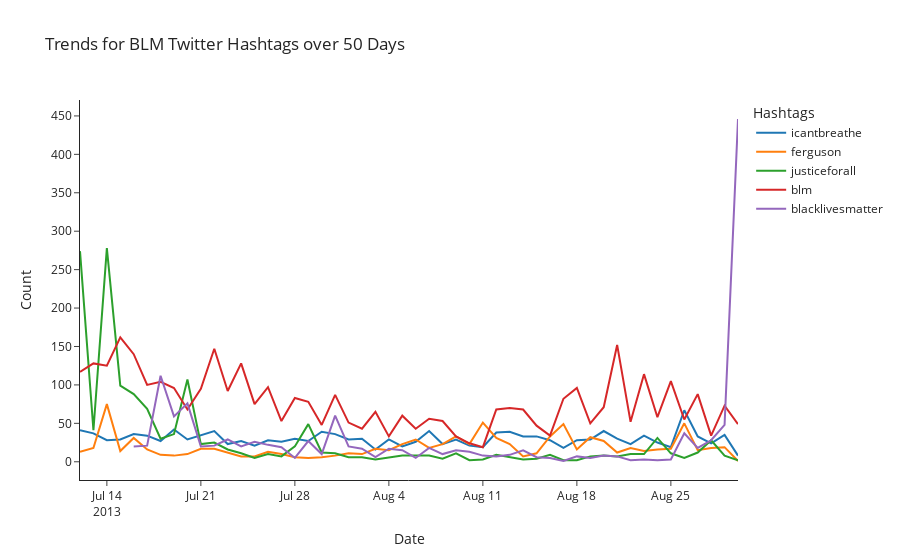

Notebook code cell kept with this figure:
### Code cell
fig = new.plot(title="Trends for BLM Twitter Hashtags over 50 Days", template="simple_white",
              labels=dict(index="Date", value="Count", variable="Hashtag1s"))
fig.show()

### Figure 1 — Plotly figure (JSON) as saved in the notebook; plotly's stock layout.template omitted (floating-point values rounded to 4 significant figures)
{"data": [{"hovertemplate": "Hashtags=icantbreathe<br>Date=%{x}<br>Count=%{y}<extra></extra>", "legendgroup": "icantbreathe", "line": {"color": "#1F77B4", "dash": "solid"}, "marker": {"symbol": "circle"}, "mode": "lines", "name": "icantbreathe", "orientation": "v", "showlegend": true, "type": "scatter", "visible": true, "x": ["2013-07-12", "2013-07-13", "2013-07-14", "2013-07-15", "2013-07-16", "2013-07-17", "2013-07-18", "2013-07-19", "2013-07-20", "2013-07-21", "2013-07-22", "2013-07-23", "2013-07-24", "2013-07-25", "2013-07-26", "2013-07-27", "2013-07-28", "2013-07-29", "2013-07-30", "2013-07-31", "2013-08-01", "2013-08-02", "2013-08-03", "2013-08-04", "2013-08-05", "2013-08-06", "2013-08-07", "2013-08-08", "2013-08-09", "2013-08-10", "2013-08-11", "2013-08-12", "2013-08-13", "2013-08-14", "2013-08-15", "2013-08-16", "2013-08-17", "2013-08-18", "2013-08-19", "2013-08-20", "2013-08-21", "2013-08-22", "2013-08-23", "2013-08-24", "2013-08-25", "2013-08-26", "2013-08-27", "2013-08-28", "2013-08-29", "2013-08-30"], "xaxis": "x", "y": [41, 37, 28, 29, 36, 34, 27, 42, 29, 34, 40, 23, 27, 21, 28, 26, 30, 27, 39, 36, 29, 30, 16, 29, 20, 26, 40, 23, 29, 21, 19, 38, 39, 33, 33, 28, 18, 28, 29, 40, 30, 23, 34, 25, 19, 67, 33, 24, 35, 8], "yaxis": "y"}, {"hovertemplate": "Hashtags=ferguson<br>Date=%{x}<br>Count=%{y}<extra></extra>", "legendgroup": "ferguson", "line": {"color": "#FF7F0E", "dash": "solid"}, "marker": {"symbol": "circle"}, "mode": "lines", "name": "ferguson", "orientation": "v", "showlegend": true, "type": "scatter", "visible": true, "x": ["2013-07-12", "2013-07-13", "2013-07-14", "2013-07-15", "2013-07-16", "2013-07-17", "2013-07-18", "2013-07-19", "2013-07-20", "2013-07-21", "2013-07-22", "2013-07-23", "2013-07-24", "2013-07-25", "2013-07-26", "2013-07-27", "2013-07-28", "2013-07-29", "2013-07-30", "2013-07-31", "2013-08-01", "2013-08-02", "2013-08-03", "2013-08-04", "2013-08-05", "2013-08-06", "2013-08-07", "2013-08-08", "2013-08-09", "2013-08-10", "2013-08-11", "2013-08-12", "2013-08-13", "2013-08-14", "2013-08-15", "2013-08-16", "2013-08-17", "2013-08-18", "2013-08-19", "2013-08-20", "2013-08-21", "2013-08-22", "2013-08-23", "2013-08-24", "2013-08-25", "2013-08-26", "2013-08-27", "2013-08-28", "2013-08-29", "2013-08-30"], "xaxis": "x", "y": [13, 18, 75, 14, 31, 16, 9, 8, 10, 17, 17, 12, 7, 7, 13, 10, 6, 5, 6, 8, 11, 10, 17, 15, 23, 29, 18, 23, 33, 23, 51, 31, 23, 7, 11, 33, 49, 16, 32, 27, 12, 18, 14, 16, 17, 50, 15, 18, 19, 1], "yaxis": "y"}, {"hovertemplate": "Hashtags=justiceforall<br>Date=%{x}<br>Count=%{y}<extra></extra>", "legendgroup": "justiceforall", "line": {"color": "#2CA02C", "dash": "solid"}, "marker": {"symbol": "circle"}, "mode": "lines", "name": "justiceforall", "orientation": "v", "showlegend": true, "type": "scatter", "visible": true, "x": ["2013-07-12", "2013-07-13", "2013-07-14", "2013-07-15", "2013-07-16", "2013-07-17", "2013-07-18", "2013-07-19", "2013-07-20", "2013-07-21", "2013-07-22", "2013-07-23", "2013-07-24", "2013-07-25", "2013-07-26", "2013-07-27", "2013-07-28", "2013-07-29", "2013-07-30", "2013-07-31", "2013-08-01", "2013-08-02", "2013-08-03", "2013-08-04", "2013-08-05", "2013-08-06", "2013-08-07", "2013-08-08", "2013-08-09", "2013-08-10", "2013-08-11", "2013-08-12", "2013-08-13", "2013-08-14", "2013-08-15", "2013-08-16", "2013-08-17", "2013-08-18", "2013-08-19", "2013-08-20", "2013-08-21", "2013-08-22", "2013-08-23", "2013-08-24", "2013-08-25", "2013-08-26", "2013-08-27", "2013-08-28", "2013-08-29", "2013-08-30"], "xaxis": "x", "y": [274, 41, 278, 99, 88, 69, 30, 36, 107, 23, 25, 16, 11, 5, 10, 7, 20, 49, 12, 11, 6, 6, 3, 6, 8, 8, 8, 4, 11, 2, 3, 9, 6, 3, 4, 9, 2, 2, 7, 8, 7, 10, 10, 31, 11, 5, 12, 28, 8, 2], "yaxis": "y"}, {"hovertemplate": "Hashtags=blm<br>Date=%{x}<br>Count=%{y}<extra></extra>", "legendgroup": "blm", "line": {"color": "#D62728", "dash": "solid"}, "marker": {"symbol": "circle"}, "mode": "lines", "name": "blm", "orientation": "v", "showlegend": true, "type": "scatter", "visible": true, "x": ["2013-07-12", "2013-07-13", "2013-07-14", "2013-07-15", "2013-07-16", "2013-07-17", "2013-07-18", "2013-07-19", "2013-07-20", "2013-07-21", "2013-07-22", "2013-07-23", "2013-07-24", "2013-07-25", "2013-07-26", "2013-07-27", "2013-07-28", "2013-07-29", "2013-07-30", "2013-07-31", "2013-08-01", "2013-08-02", "2013-08-03", "2013-08-04", "2013-08-05", "2013-08-06", "2013-08-07", "2013-08-08", "2013-08-09", "2013-08-10", "2013-08-11", "2013-08-12", "2013-08-13", "2013-08-14", "2013-08-15", "2013-08-16", "2013-08-17", "2013-08-18", "2013-08-19", "2013-08-20", "2013-08-21", "2013-08-22", "2013-08-23", "2013-08-24", "2013-08-25", "2013-08-26", "2013-08-27", "2013-08-28", "2013-08-29", "2013-08-30"], "xaxis": "x", "y": [117, 128, 125, 162, 140, 100, 104, 96, 68, 95, 147, 92, 128, 75, 97, 53, 83, 78, 48, 87, 51, 43, 65, 33, 60, 43, 56, 53, 33, 24, 19, 68, 70, 68, 47, 34, 82, 96, 50, 71, 152, 52, 114, 58, 105, 55, 88, 34, 73, 49], "yaxis": "y"}, {"hovertemplate": "Hashtags=blacklivesmatter<br>Date=%{x}<br>Count=%{y}<extra></extra>", "legendgroup": "blacklivesmatter", "line": {"color": "#9467BD", "dash": "solid"}, "marker": {"symbol": "circle"}, "mode": "lines", "name": "blacklivesmatter", "orientation": "v", "showlegend": true, "type": "scatter", "x": ["2013-07-12", "2013-07-13", "2013-07-14", "2013-07-15", "2013-07-16", "2013-07-17", "2013-07-18", "2013-07-19", "2013-07-20", "2013-07-21", "2013-07-22", "2013-07-23", "2013-07-24", "2013-07-25", "2013-07-26", "2013-07-27", "2013-07-28", "2013-07-29", "2013-07-30", "2013-07-31", "2013-08-01", "2013-08-02", "2013-08-03", "2013-08-04", "2013-08-05", "2013-08-06", "2013-08-07", "2013-08-08", "2013-08-09", "2013-08-10", "2013-08-11", "2013-08-12", "2013-08-13", "2013-08-14", "2013-08-15", "2013-08-16", "2013-08-17", "2013-08-18", "2013-08-19", "2013-08-20", "2013-08-21", "2013-08-22", "2013-08-23", "2013-08-24", "2013-08-25", "2013-08-26", "2013-08-27", "2013-08-28", "2013-08-29", "2013-08-30"], "xaxis": "x", "y": [null, null, 4, null, 20, 21, 112, 59, 76, 20, 21, 29, 20, 26, 22, 19, 5, 27, 10, 60, 20, 17, 6, 17, 15, 5, 18, 10, 15, 13, 8, 7, 9, 15, 6, 5, 1, 7, 5, 8, 7, 2, 3, 2, 3, 37, 18, 28, 48, 446], "yaxis": "y"}], "layout": {"autosize": true, "legend": {"title": {"text": "Hashtags"}, "tracegroupgap": 0}, "title": {"text": "Trends for BLM Twitter Hashtags over 50 Days"}, "xaxis": {"anchor": "y", "autorange": true, "domain": [0, 1], "range": ["2013-07-12", "2013-08-30"], "title": {"text": "Date"}, "type": "date"}, "yaxis": {"anchor": "x", "autorange": true, "domain": [0, 1], "range": [-23.72, 470.7], "title": {"text": "Count"}, "type": "linear"}}}
